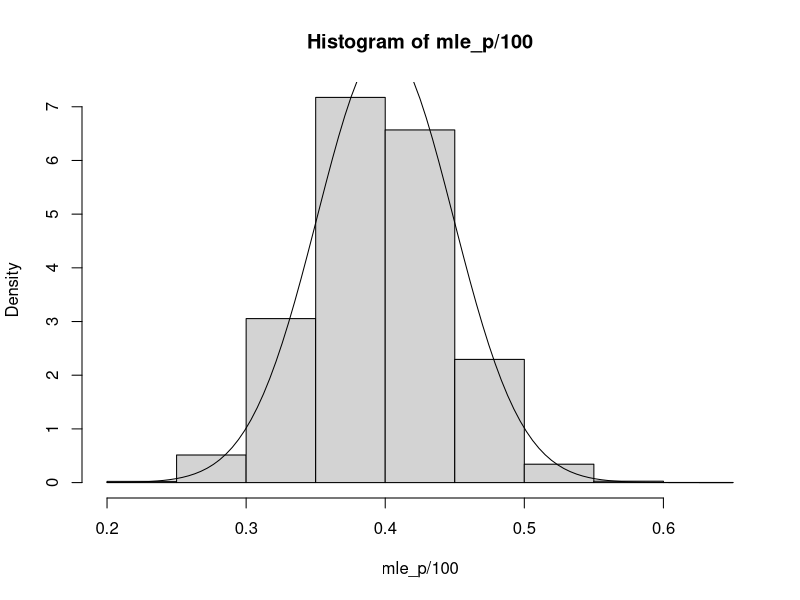

Recreate this plot in R.
# Asymptotic Normality of MLE
# simulation to observe the normality of MLE estimates

rm(list = ls()) 


################################################################################
# Bernoulli
################################################################################


# simulation samples J = 7000
# in each sample, size n=100
# draw from Bernoulli, with true parameter p0=0.4

p0 <- 0.4

p0_mat = matrix(data=p0, nrow=7000,ncol=1)

# function of bernoulli draw
binomg <- function(x) {
        rbinom(100,1,x)
}

sample_simulation <- sapply(p0_mat, binomg) 

mle_p <- apply(sample_simulation, 2, sum)

hist(mle_p/100, freq = F)
curve(dnorm(x, mean=0.4, sd= sqrt((0.4*(1-0.4)/100))), add=T)
